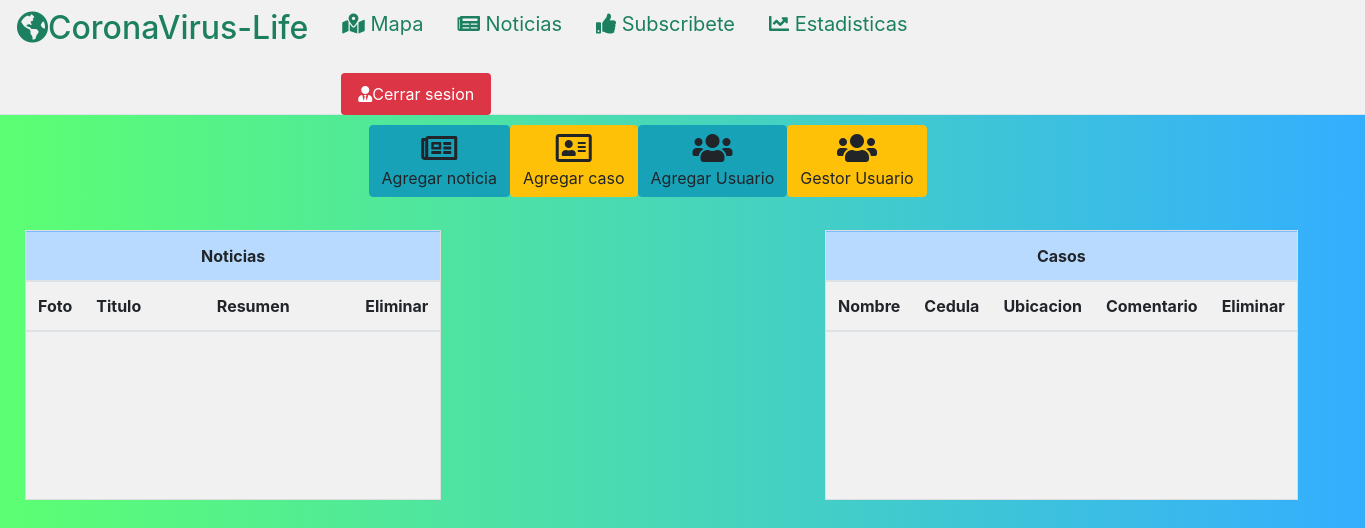
Page /Archives/Admin.php on the earlier database version.
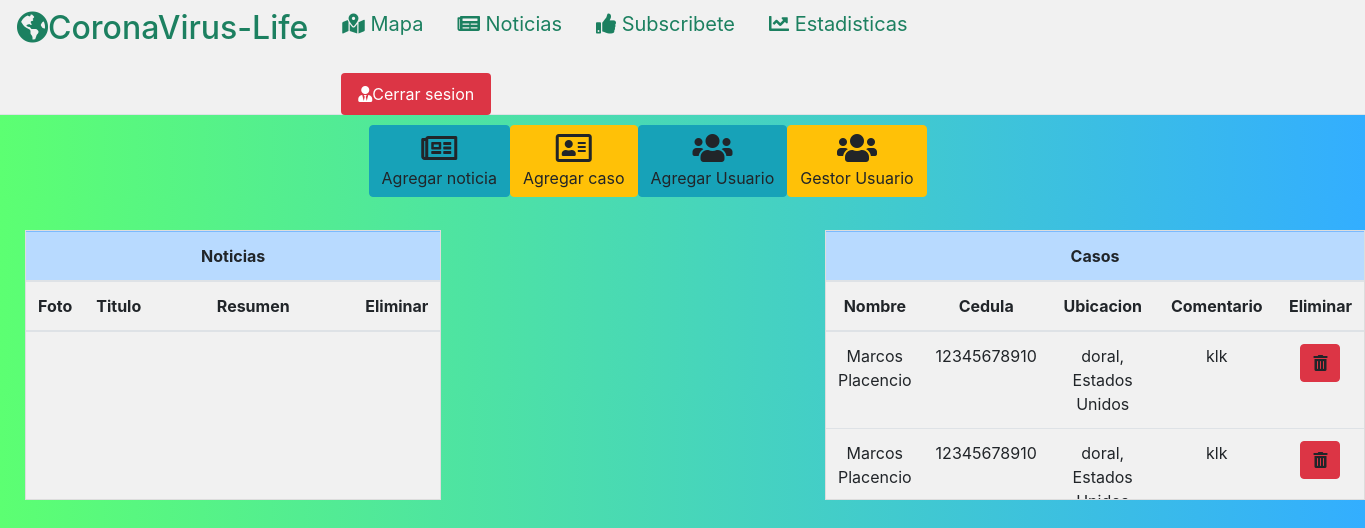
Same page on the later database version.
### tables this page shows
CREATE TABLE `casos` (
  `ID` int(11) NOT NULL,
  `Cedula` varchar(11) NOT NULL,
  `Nombre` varchar(50) NOT NULL,
  `Apellido` varchar(50) NOT NULL,
  `Nacimiento` date NOT NULL,
  `Pais` varchar(255) NOT NULL,
  `Ciudad` varchar(255) NOT NULL,
  `Latitud` double NOT NULL,
  `Longitud` double NOT NULL,
  `Contagio` date NOT NULL,
  `Comentario` text NOT NULL
);

### Archives/Admin.php (the view, shortened to what this page needs)
<?php session_start();
$conn = mysqli_connect(
    'localhost',
    'root',
    '',
    'proyecto'
);
?>
<!DOCTYPE html>
<html lang="en">
<head>
    <link rel="stylesheet" href="Adm.css" >
    <link rel="stylesheet" href="https://stackpath.bootstrapcdn.com/bootstrap/4.3.1/css/bootstrap.min.css">
    <link rel="stylesheet" href="https://use.fontawesome.com/releases/v5.6.3/css/all.css">
</head>
<body class="d-flex flex-column" >
    <div class="page-header" style="background-color: #f1f1f1">
        <ul class="nav nav-tabs">
            <li class="nav-item">
                <a class="nav-link" href="../index.php"><h2><i class="fas fa-globe-americas"></i>CoronaVirus-Life</h2></a>
            </li>
            <li class="nav-item">
                <a class="nav-link" href=""><i class="fas fa-map-marked-alt"></i> Mapa</a>
            </li>
            <li class="nav-item">
                <a class="nav-link" href="#"><i class="fas fa-newspaper"></i> Noticias</a>
            </li>
            <li class="nav-item">
                <a class="nav-link" href="#"><i class="fas fa-thumbs-up"></i> Subscribete</a>
            </li>
            <li class="nav-item">
                <a class="nav-link" href="#"><i class="fas fa-chart-line"></i> Estadisticas</a>
            </li>
            <li class="nav-item nav-lejos" onclick="window.location.href='action_page.php?lgt=1'">
                <a class="nav-link btn btn-danger" href="#" style="margin-top: 10px"><i class="fas fa-user-tie"></i>Cerrar sesion</a>
            </li>
        </ul>
    </div>
    <div align = "center" style="margin-left: 27%; margin-top:10px" >
       <div style="float: left" align="center">
            <a class="btn btn-info" onclick="edit()" data-toggle="modal" data-target="#Modal2">
                <i class="far fa-newspaper fa-2x" id="news"></i><br>
                <font size="3" id="fnews">Agregar noticia</font>
            </a>
       </div>
        <div style="float: left">
            <a class="btn btn-warning" onclick="edit2()" data-toggle="modal" data-target="#Modal3">
                <i class="far fa-address-card fa-2x" id="cases"></i><br>
                <font size="3" id="fcases">Agregar caso</font>
            </a>
       </div>
       <div style="float: left">
            <a class="btn btn-info" onclick="edit3()">
                <i class="fas fa-users fa-2x" id="users"></i><br>
                <font size="3" id="fusers">Agregar Usuario</font>
            </a>
       </div>
       <div style="float: left">
            <a class="btn btn-warning" onclick="edit4()" data-toggle="modal" data-target="#Modal4">
                <i class="fas fa-users fa-2x" id="Guser"></i><br>
                <font size="3" id="fguser">Gestor Usuario</font>
            </a>
       </div>
    </div>
    <div align = "center" class="global" style="background-color: #f1f1f1;position: absolute;float: left; margin-left:825px; margin-top: 230px">
        <table class="table" style="width: auto; text-align: center; ">
            <thead>
            <tr class="table-primary"><th scope="col" colspan="5" style="text-align: center"><a>Casos</a></td></tr>
                <th scope="col">Nombre</th>
                <th scope="col">Cedula</th>
                <th scope="col">Ubicacion</th>
                <th scope="col">Comentario</th>
                <th scope="col">Eliminar</th>
            </thead>
            <tbody class="table-striped">
                <?php
                $querys = "select * from casos";
                $result_task = mysqli_query($conn, $querys);
                while($row = mysqli_fetch_array($result_task)){ ?>
                <tr>
                    <td><?php echo $row['Nombre'] . " " . $row['Apellido']?></td>
                    <td><?php echo $row['Cedula']?></td>
                    <td style="width: 200px"><?php echo $row['Ciudad'] . ", " . $row['Pais']?></td>
                    <td style="width: 200px"><?php echo $row['Comentario']?></td>
                    <td>
                        <a class="btn btn-danger" onclick="window.location.href='action_page.php?idB=<?php echo $row['ID']?>'">
                            <i class="fas fa-trash-alt"></i><br>
                        </a>
                    </td>
                </tr>
            <?php } ?>
            </tbody>
        </table>
    </div>
    <div align = "center" class="global" style="background-color: #f1f1f1;position: absolute;float: left; margin-left: 25px; margin-top: 230px">
        <table class="table" style="width: auto; text-align: center; ">
            <thead>
                <tr class="table-primary"><th scope="col" colspan="5" style="text-align: center"><a>Noticias</a></td></tr>
                <th scope="col">Foto</th>
                <th scope="col">Titulo</th>
                <th scope="col" style="width: 200px">Resumen</th>
                <th scope="col">Eliminar</th>
            </thead>
        </table>
    </div>
</body>
</html>

### Archives/adm.css (style rules this page uses)
body { background: linear-gradient(to right, #5CFF72, #33AEFF); width: 100%; height: 100%; }
.nav-lejos { margin-left: 25%; }
.nav-link { font-family: -apple-system, BlinkMacSystemFont, 'Segoe UI', Roboto, Oxygen, Ubuntu, Cantarell, 'Open Sans', 'Helvetica Neue', sans-serif; color:#1C8060; font-size: 20px; }
* { margin: 0px; padding: 0px; }

### Archives/Admin.php (style rules this page uses)
.global { height: 270px; width: auto; border: 1px solid #ddd; overflow-y: scroll; }

Differences in the rows shown:
added casos: Nombre "Marcos", Apellido "Placencio", Cedula "12345678910", Ciudad "doral", Pais "Estados Unidos", Comentario "klk"
added casos: Nombre "Marcos", Apellido "Placencio", Cedula "12345678910", Ciudad "doral", Pais "Estados…", Comentario "klk"
